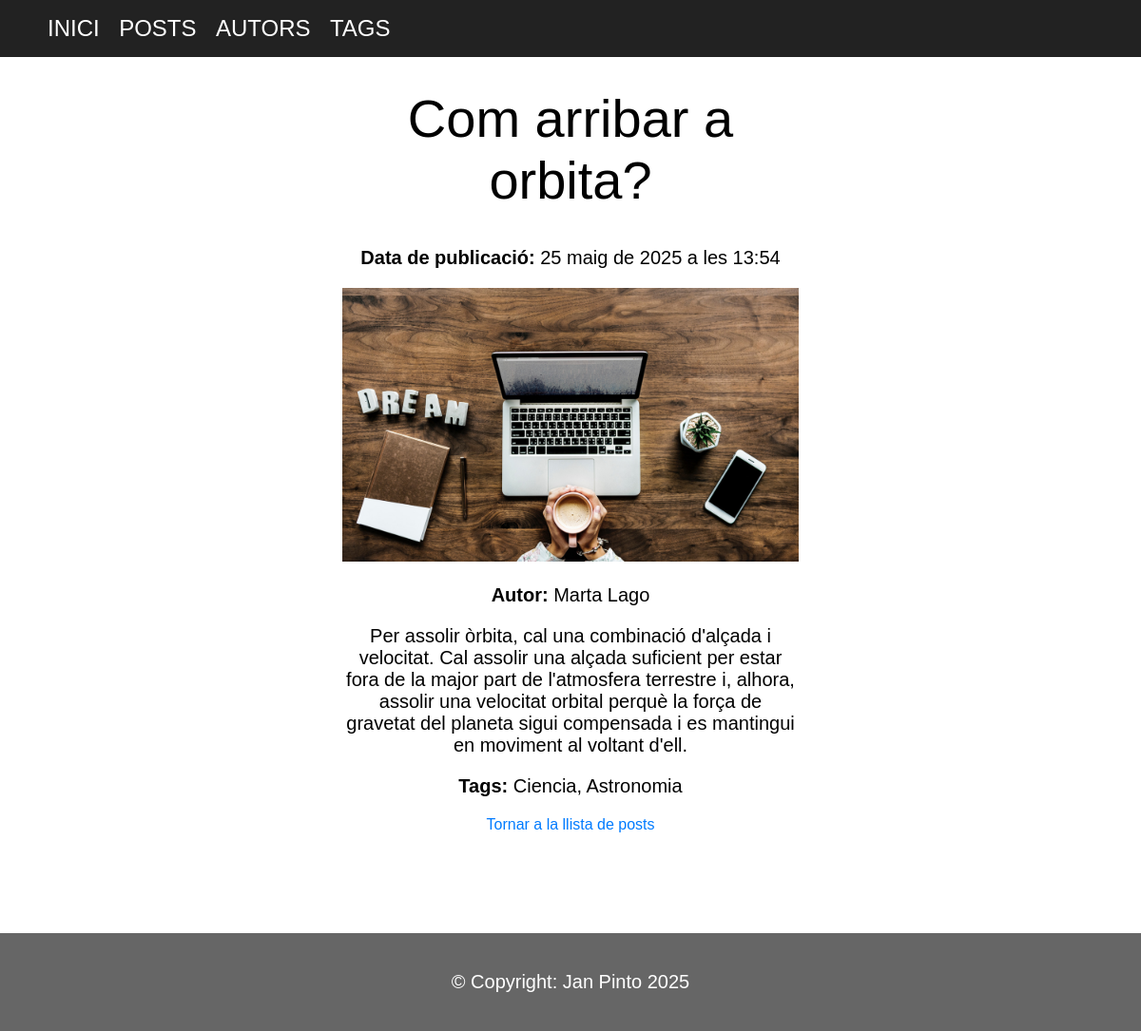
Page /posts/com-arribar-a-orbita/ on the committed database.
### blog/models.py (models this page shows, shortened)
class Post(models.Model):
    title = models.CharField(max_length=200)
    slug = models.SlugField(max_length=200, unique=True, blank=True)
    content = models.TextField()
    date = models.DateTimeField(auto_now_add=True)
    autor = models.ForeignKey(Autor, on_delete=models.CASCADE, related_name='posts')
    tags = models.ManyToManyField(Tag, related_name='posts', blank=True)

class Autor(models.Model):
    nom = models.CharField(max_length=100)
    cognom = models.CharField(max_length=100)
    email = models.EmailField(unique=True)

class Tag(models.Model):
    nom = models.CharField(max_length=50, unique=True)
    slug = models.SlugField(max_length=50, unique=True, blank=True)

### blog/views.py (the view)
# urls.py: path('posts/<slug:slug>/', views.post_detail, name='posts-detail-page'),
def post_detail(request, slug):
    try:
        post = Post.objects.select_related('autor').get(slug=slug)
    except Post.DoesNotExist:
        return HttpResponse("Post no trobat", status=404)
    return render(request, 'blog/post_detail.html', {'post': post})

### blog/templates/blog/post_detail.html (shortened to what this page needs)
{% extends 'blog/base.html' %}
{% block content %}
<div class="post">
    <h1 class="titol">{{ post.title }}</h1>
    <p><strong>Data de publicació:</strong> {{ post.date }}</p>
    <img src="../../static/blog/images/bloc.png" id="img_post" alt="Portada del blog">
    <p><strong>Autor:</strong> {{ post.autor.nom }} {{ post.autor.cognom }}</p>
    <p>{{ post.content }}</p>
    <p><strong>Tags:</strong>
        {% for tag in post.tags.all %}
            {{ tag.nom }}{% if not forloop.last %}, {% endif %}
        {% empty %}
            Sense tags
        {% endfor %}
    </p>
    <a href="{% url 'post-list-page' %}">Tornar a la llista de posts</a>
</div>
{% endblock %}

### blog/static/blog/css/style.css (style rules this page uses)
body { font-family: Arial, sans-serif; margin: 0; padding: 0; }
p { font-size: 20px; }
a { color: #007bff; text-decoration: none; }
.post { padding-left: 30%; padding-right: 30%; text-align: center; }
.titol { font-size: 3.5rem; font-weight: 500; margin-top: 2rem; }
#img_post { width: 100%; }

### rows in the picture
Post: title "Com arribar a orbita?", date "25 maig de 2025 a les 13:54", autor.nom "Marta", autor.cognom "Lago", content "Per assolir òrbita, cal una combinació d'alçada i velocitat. Cal assolir una alçada suficient per estar fora de la major part de l'atmosfera terrestre i, alhora, assolir una velocitat orbital perquè la força de gravetat del planeta sigui compensada i es mantingui en moviment al voltant d'ell."
Tag: nom "Ciencia"
Tag: nom "Astronomia"
